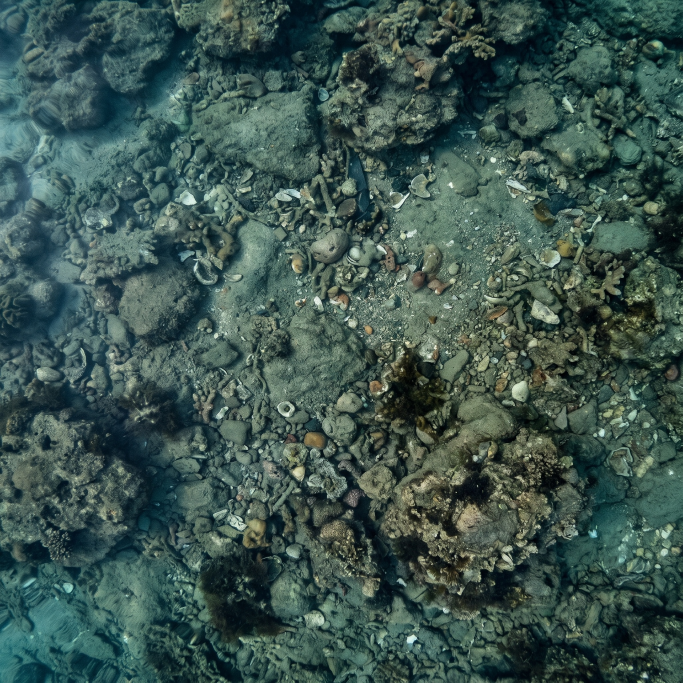
#> input picture zwoujkzwoujkzw.jpeg, 2048 x 2048 px (shown at 1/3 size)
$ python main.py
#> lines starting #> are read from the running program, lines starting #| are printed output that depends on the picture
### data_generator.py
"""Генерація синтетичних даних: імітація кадру з камери AUV над еталонною картою дна."""

import math
import random
from dataclasses import dataclass
from typing import Optional, Tuple

import cv2
import numpy as np


@dataclass
class SyntheticFrame:
    """Результат генерації: кадр та істинна (ground truth) поза для перевірки."""

    frame: np.ndarray              # Зашумлений повернутий кадр (BGR)
    true_center: Tuple[float, float]  # Істинні (X, Y) центру кадру на карті, px
    true_angle_deg: float          # Істинний кут повороту кадру відносно карти, °


def load_map(map_path: str) -> np.ndarray:
    """Завантажує еталонну карту дна у форматі BGR."""
    image = cv2.imread(map_path, cv2.IMREAD_COLOR)
    if image is None:
        raise FileNotFoundError(f"Не вдалося завантажити карту: {map_path}")
    return image


def generate_frame(
    seaside_map: np.ndarray,
    frame_size: int = 400,
    max_angle_deg: float = 45.0,
    noise_sigma: float = 8.0,
    seed: Optional[int] = None,
) -> SyntheticFrame:
    """Вирізає випадковий кадр, повертає його на випадковий кут і додає гаусів шум.

    Щоб після повороту в кадрі не з'явилися чорні кути, спершу вирізається
    квадрат зі стороною frame_size * sqrt(2) (діагональ кадру), який
    повертається навколо центру, а потім з нього береться центральний
    фрагмент frame_size x frame_size.

    Args:
        seaside_map: Еталонна карта дна (BGR).
        frame_size: Сторона вихідного кадру, px.
        max_angle_deg: Максимальний модуль кута повороту, °.
        noise_sigma: Стандартне відхилення гаусового шуму (рівні яскравості 0..255).
        seed: Зерно генератора випадкових чисел (для відтворюваності).
    """
    rng = random.Random(seed)
    map_h, map_w = seaside_map.shape[:2]

    # Розмір "запасного" вікна, що гарантує відсутність порожніх кутів після повороту
    big = int(math.ceil(frame_size * math.sqrt(2.0)))
    if big > min(map_h, map_w):
        raise ValueError("Карта замала для вибраного розміру кадру.")

    # Випадковий лівий верхній кут вікна
    x0 = rng.randint(0, map_w - big)
    y0 = rng.randint(0, map_h - big)
    patch = seaside_map[y0:y0 + big, x0:x0 + big]

    # Випадковий кут. Поворот виконується навколо центру вікна.
    angle = rng.uniform(-max_angle_deg, max_angle_deg)
    center = (big / 2.0, big / 2.0)
    rot_mat = cv2.getRotationMatrix2D(center, angle, 1.0)
    rotated = cv2.warpAffine(patch, rot_mat, (big, big), flags=cv2.INTER_LINEAR)

    # Центральний кадр frame_size x frame_size
    off = (big - frame_size) // 2
    frame = rotated[off:off + frame_size, off:off + frame_size]

    # Гаусів шум: імітація каламутної води та шуму сенсора
    np_rng = np.random.default_rng(seed)
    noise = np_rng.normal(0.0, noise_sigma, frame.shape)
    noisy = np.clip(frame.astype(np.float32) + noise, 0, 255).astype(np.uint8)

    true_center = (x0 + big / 2.0, y0 + big / 2.0)
    # Кут подається в тій самій конвенції, що й atan2(H[1,0], H[0,0]) у
    # navigator.py (система координат зображення, Y вниз); перевірено експериментально.
    return SyntheticFrame(frame=noisy, true_center=true_center, true_angle_deg=angle)

### navigator.py
"""Візуальна навігація: пошук кадру на еталонній карті (ORB + BFMatcher + RANSAC)."""

import math
from dataclasses import dataclass
from typing import List, Optional, Sequence, Tuple

import cv2
import numpy as np


@dataclass
class NavigationResult:
    """Результат локалізації кадру на карті."""

    x: float                    # X центру кадру на карті, px
    y: float                    # Y центру кадру на карті, px
    angle_deg: float            # Кут повороту кадру відносно карти, °
    homography: np.ndarray      # Матриця гомографії 3x3 (кадр -> карта)
    corners: np.ndarray         # Кути кадру на карті, форма (4, 2)
    good_matches: List[cv2.DMatch]  # Збіги після тесту Лоу
    inlier_mask: np.ndarray     # Маска інлайєрів RANSAC (N,)
    kp_frame: Sequence[cv2.KeyPoint]
    kp_map: Sequence[cv2.KeyPoint]

    @property
    def num_inliers(self) -> int:
        return int(self.inlier_mask.sum())


class TerrainNavigator:
    """Знаходить положення та орієнтацію кадру на великій еталонній карті."""

    def __init__(
        self,
        reference_map: np.ndarray,
        n_features: int = 5000,
        ratio: float = 0.75,
        ransac_thresh: float = 5.0,
        min_matches: int = 10,
        min_inliers: int = 15,
    ) -> None:
        """
        Args:
            reference_map: Еталонна карта (BGR).
            n_features: Максимум ключових точок ORB.
            ratio: Поріг тесту Лоу (менше = суворіше).
            ransac_thresh: Допустима похибка репроєкції для інлайєра, px.
            min_matches: Мінімум збігів для спроби розрахунку гомографії.
            min_inliers: Мінімум інлайєрів RANSAC для прийняття результату.
        """
        self.reference_map = reference_map
        self.ratio = ratio
        self.ransac_thresh = ransac_thresh
        self.min_matches = min_matches
        self.min_inliers = min_inliers

        self.orb = cv2.ORB_create(nfeatures=n_features)
        # ORB дає бінарні дескриптори -> відстань Хеммінга. crossCheck вимкнено,
        # бо для тесту Лоу потрібні k=2 найближчі сусіди.
        self.matcher = cv2.BFMatcher(cv2.NORM_HAMMING, crossCheck=False)

        # Дескриптори карти обчислюємо один раз
        self.kp_map, self.des_map = self.orb.detectAndCompute(
            self._to_gray(reference_map), None
        )

    @staticmethod
    def _to_gray(image: np.ndarray) -> np.ndarray:
        return cv2.cvtColor(image, cv2.COLOR_BGR2GRAY) if image.ndim == 3 else image

    def _match(self, des_frame: np.ndarray) -> List[cv2.DMatch]:
        """Зіставлення дескрипторів + тест співвідношення Лоу.

        Збіг приймається, якщо відстань до найближчого сусіда суттєво менша,
        ніж до другого: d1 < ratio * d2. Це відсікає неоднозначні збіги
        на повторюваних текстурах дна.
        """
        knn = self.matcher.knnMatch(des_frame, self.des_map, k=2)
        good: List[cv2.DMatch] = []
        for pair in knn:
            if len(pair) == 2 and pair[0].distance < self.ratio * pair[1].distance:
                good.append(pair[0])
        return good

    def locate(self, frame: np.ndarray) -> Optional[NavigationResult]:
        """Локалізує кадр на карті. Повертає None, якщо збігів недостатньо."""
        kp_frame, des_frame = self.orb.detectAndCompute(self._to_gray(frame), None)
        if des_frame is None or self.des_map is None:
            return None

        good = self._match(des_frame)
        if len(good) < self.min_matches:
            return None

        # Координати точок: джерело — кадр, призначення — карта
        src = np.float32([kp_frame[m.queryIdx].pt for m in good]).reshape(-1, 1, 2)
        dst = np.float32([self.kp_map[m.trainIdx].pt for m in good]).reshape(-1, 1, 2)

        # Гомографія H (3x3) задає проєктивне перетворення:
        #   [x', y', w]^T = H * [x, y, 1]^T,  (X, Y) = (x'/w, y'/w).
        # RANSAC: ітеративно (1) випадково обирає 4 пари точок (мінімум для
        # розв'язку H з 8 ступенями свободи), (2) оцінює H, (3) рахує кількість
        # інлайєрів — точок, у яких похибка репроєкції ||H*src - dst|| менша за
        # ransac_thresh. Обирається H з найбільшою підтримкою, після чого вона
        # уточнюється за всіма інлайєрами методом найменших квадратів.
        # Так викиди (хибні збіги) не впливають на результат.
        H, mask = cv2.findHomography(src, dst, cv2.RANSAC, self.ransac_thresh)
        if H is None or mask is None:
            return None
        mask = mask.ravel().astype(np.uint8)

        # Мало інлайєрів — рішення ненадійне (імовірно, випадкова гомографія)
        if int(mask.sum()) < self.min_inliers:
            return None

        x, y, angle, corners = self._pose_from_homography(H, frame.shape[:2])
        return NavigationResult(
            x=x, y=y, angle_deg=angle, homography=H, corners=corners,
            good_matches=good, inlier_mask=mask,
            kp_frame=kp_frame, kp_map=self.kp_map,
        )

    @staticmethod
    def _pose_from_homography(
        H: np.ndarray, frame_shape: Tuple[int, int]
    ) -> Tuple[float, float, float, np.ndarray]:
        """Виділяє координати центру, кут та кути рамки з гомографії.

        Центр кадру (w/2, h/2) проєктується через H (перспективне ділення на w').
        Кут повороту — це кут образу осі X кадру на карті. Для перетворення,
        близького до подібності, ліва верхня 2x2 підматриця H ≈ s*R(θ), де
        R = [[cosθ, -sinθ], [sinθ, cosθ]], тож θ = atan2(H[1,0], H[0,0]).
        """
        h, w = frame_shape
        center = np.float32([[[w / 2.0, h / 2.0]]])
        cx, cy = cv2.perspectiveTransform(center, H)[0, 0]

        corners_src = np.float32([[0, 0], [w, 0], [w, h], [0, h]]).reshape(-1, 1, 2)
        corners = cv2.perspectiveTransform(corners_src, H).reshape(4, 2)

        angle = math.degrees(math.atan2(H[1, 0], H[0, 0]))
        return float(cx), float(cy), angle, corners

### main.py
"""Точка входу: генерація кадру -> локалізація -> візуалізація."""

import cv2
import matplotlib.pyplot as plt

from data_generator import generate_frame, load_map
from navigator import TerrainNavigator

MAP_PATH = "zwoujkzwoujkzw.jpeg"


def main() -> None:
    seabed = load_map(MAP_PATH)
#> in load_map, image is the input picture: shape (2048, 2048, 3); mean B, G, R 79, 85, 60.8
    sample = generate_frame(seabed)
#> in generate_frame, `patch = seaside_map[y0:y0 + big, x0:x0 + big]`:
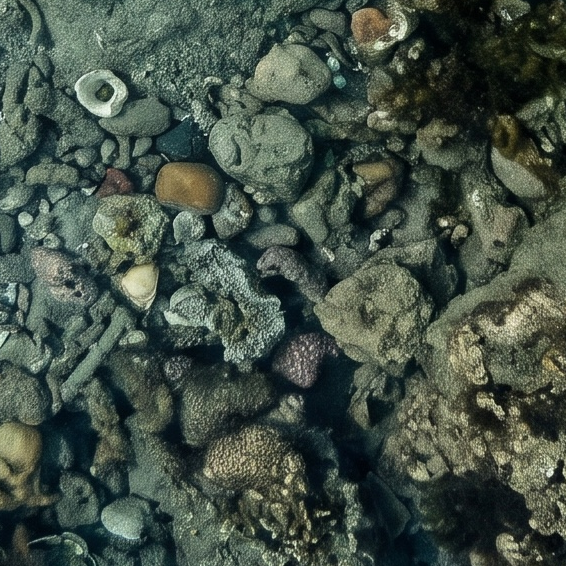
#> patch: shape (566, 566, 3); mean B, G, R 70.7, 81.2, 68.4
#> in generate_frame, `rotated = cv2.warpAffine(patch, rot_mat, (big, big), flags=cv2.INTER_L..`:
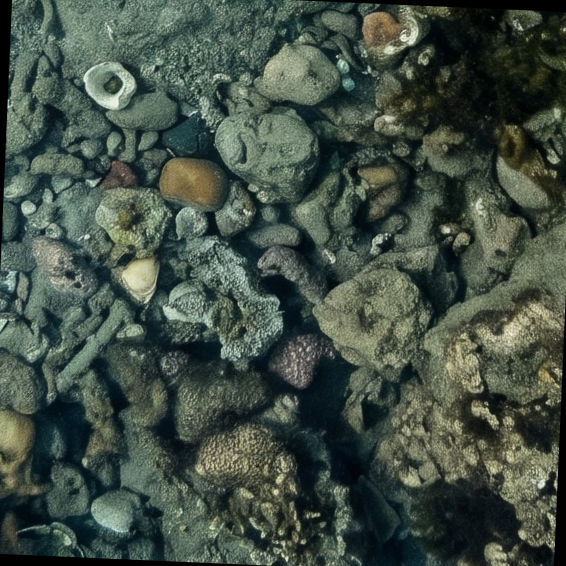
#> rotated: shape (566, 566, 3); mean B, G, R 69.4, 79.7, 67.1
#> in generate_frame, `frame = rotated[off:off + frame_size, off:off + frame_size]`:
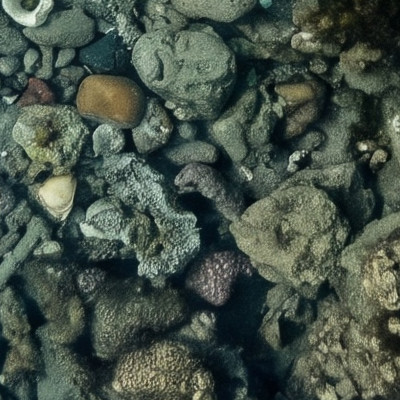
#> frame: shape (400, 400, 3); mean B, G, R 72, 82.4, 70.1

    nav = TerrainNavigator(seabed)
#> in _to_gray, `return cv2.cvtColor(image, cv2.COLOR_BGR2GRAY) if image.ndim == 3 else..`:
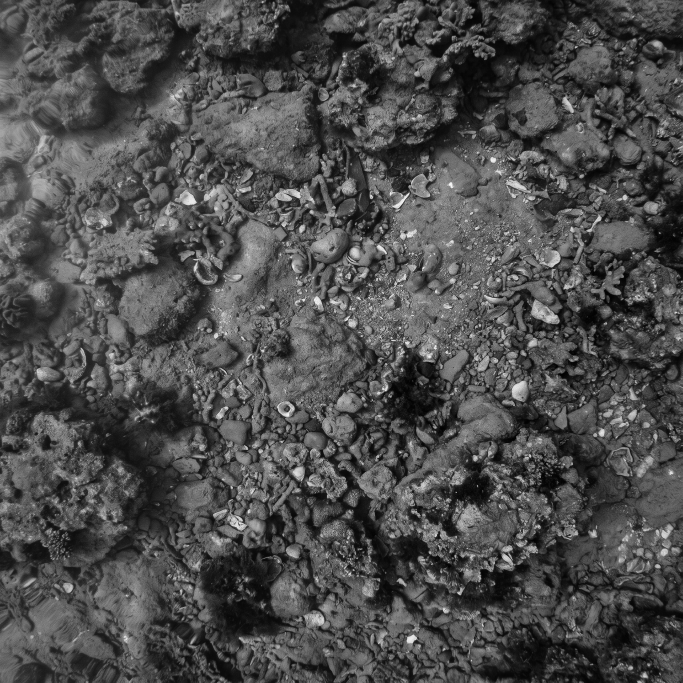
#> returned value: shape (2048, 2048) (shown at 1/3 size); min 0, max 252, mean 77.1
#> in __init__, `self.kp_map, self.des_map = self.orb.detectAndCompute( self._to_gray(r..`: self.kp_map = 5000 keypoints; strongest (x, y, size): (1369, 1477, 31), (1367, 1476, 31), (1201, 981, 31), (1429, 955, 31)
    result = nav.locate(sample.frame)
#> in _to_gray (call 2), `return cv2.cvtColor(image, cv2.COLOR_BGR2GRAY) if image.ndim == 3 else..`:
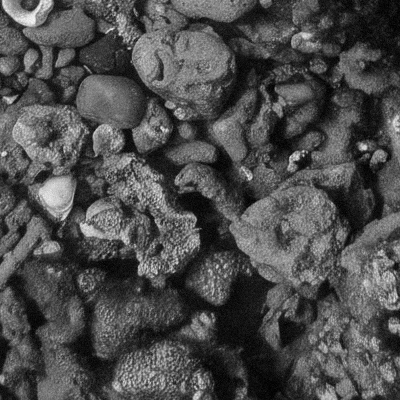
#> returned value: shape (400, 400); min 0, max 246, mean 77.1
#> in locate, `kp_frame, des_frame = self.orb.detectAndCompute(self._to_gray(frame), ..`: kp_frame = 4425 keypoints; strongest (x, y, size): (249, 179, 31), (365, 147, 31), (119, 34, 31), (132, 161, 31)
#> in _match, `knn = self.matcher.knnMatch(des_frame, self.des_map, k=2)`: knn = 4425 matches
#> after the loop in _match, `for pair in knn:`: good = 157 matches
#> in locate, `src = np.float32([kp_frame[m.queryIdx].pt for m in good]).reshape(-1, ..`: src = 157 rows, first 8: [106, 32], [365, 147], [166, 130], [303, 151], [303, 155], [161, 127], [298, 159], [119, 34]
#> in locate, `dst = np.float32([self.kp_map[m.trainIdx].pt for m in good]).reshape(-..`: dst = 157 rows, first 8: [939, 1253], [1203, 1357], [1003, 1348], [1141, 1363], [1141, 1368], [998, 1346], [1136, 1372], [952, 1255]
#> in locate, `H, mask = cv2.findHomography(src, dst, cv2.RANSAC, self.ransac_thresh)`: H = [[0.995, 0.0484, 831.7], [-0.0502, 1.01, 1226.1], [-4.59e-06, 6.12e-06, 1]]; mask = 157 values, max 1 at index 0, min 0 at index 24, mean 0.93
#> in _pose_from_homography, `cx, cy = cv2.perspectiveTransform(center, H)[0, 0]`: cx = 1040.1; cy = 1417.3
#> in _pose_from_homography, `corners = cv2.perspectiveTransform(corners_src, H).reshape(4, 2)`: corners = [[831.7, 1226.1], [1232, 1208.2], [1248.4, 1608.4], [849, 1625.5]]
#> in _pose_from_homography, `angle = math.degrees(math.atan2(H[1, 0], H[0, 0]))`: angle = -2.89
#> in locate, `x, y, angle, corners = self._pose_from_homography(H, frame.shape[:2])`: x = 1040.1; y = 1417.3; angle = -2.89
    if result is None:
        print("Локалізація не вдалася: недостатньо збігів.")
        return

    print(f"Розраховано: X={result.x:.1f}, Y={result.y:.1f}, кут={result.angle_deg:.2f}°")
#| Розраховано: X=1040.1, Y=1417.3, кут=-2.89°
    print(f"Істина:      X={sample.true_center[0]:.1f}, Y={sample.true_center[1]:.1f}, "
          f"кут={sample.true_angle_deg:.2f}°")
#| Істина:      X=1040.0, Y=1417.0, кут=-2.50°
    print(f"Збігів після тесту Лоу: {len(result.good_matches)}, інлайєрів: {result.num_inliers}")
#| Збігів після тесту Лоу: 157, інлайєрів: 146

    # Малюємо лише інлайєри RANSAC
    inliers = [m for m, ok in zip(result.good_matches, result.inlier_mask) if ok]
#> inliers = 146 matches
    match_img = cv2.drawMatches(
        sample.frame, result.kp_frame, seabed, result.kp_map, inliers, None,
        flags=cv2.DrawMatchesFlags_NOT_DRAW_SINGLE_POINTS,
    )
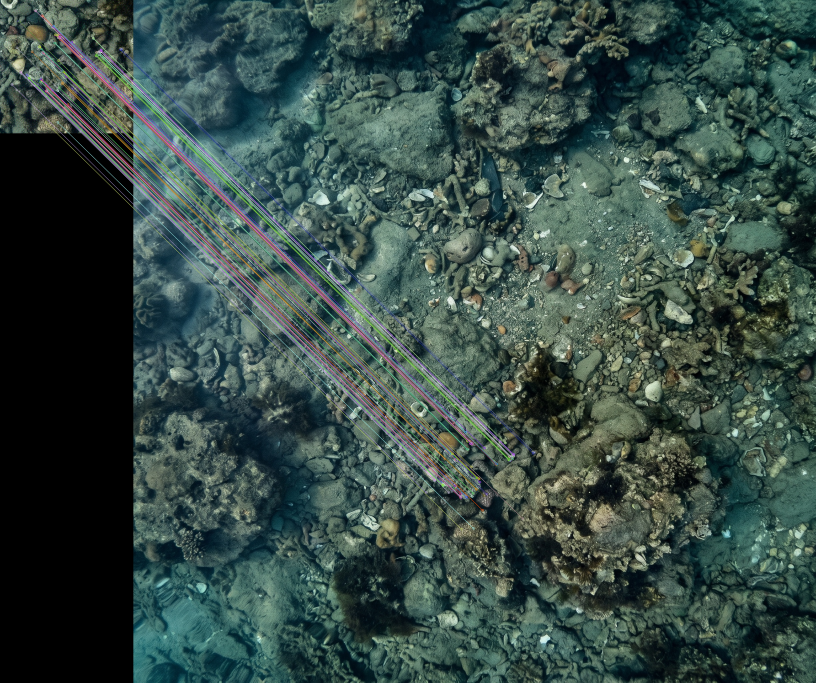
#> match_img: shape (2048, 2448, 3) (shown at 1/3 size); mean B, G, R 69.6, 75, 55.1

    located = seabed.copy()
    cv2.polylines(located, [result.corners.astype("int32").reshape(-1, 1, 2)],
                  True, (0, 255, 0), 6)
    cv2.circle(located, (int(result.x), int(result.y)), 10, (0, 0, 255), -1)

    fig, axes = plt.subplots(1, 2, figsize=(16, 7))
    axes[0].imshow(cv2.cvtColor(match_img, cv2.COLOR_BGR2RGB))
    axes[0].set_title("Збіги ключових точок (інлайєри RANSAC)")
    axes[1].imshow(cv2.cvtColor(located, cv2.COLOR_BGR2RGB))
    axes[1].set_title("Положення дрона на карті")
    for ax in axes:
        ax.axis("off")
    plt.tight_layout()
    plt.show()
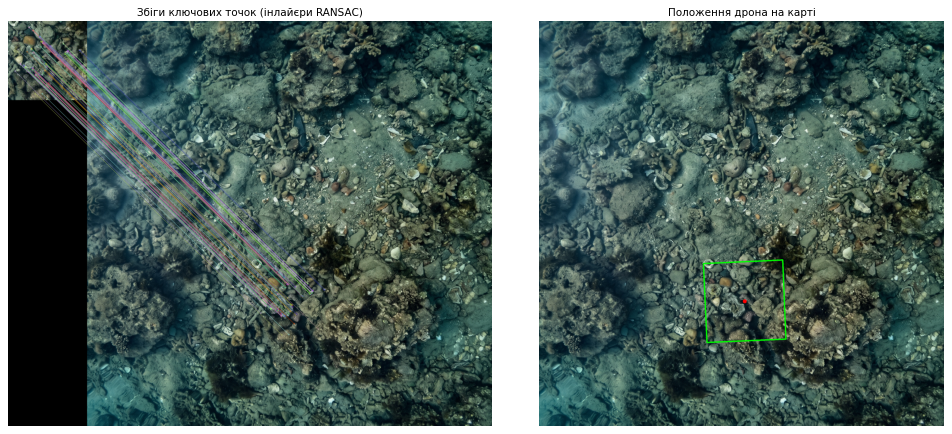
#> figure drawn by matplotlib, 2 panels


if __name__ == "__main__":
    main()
